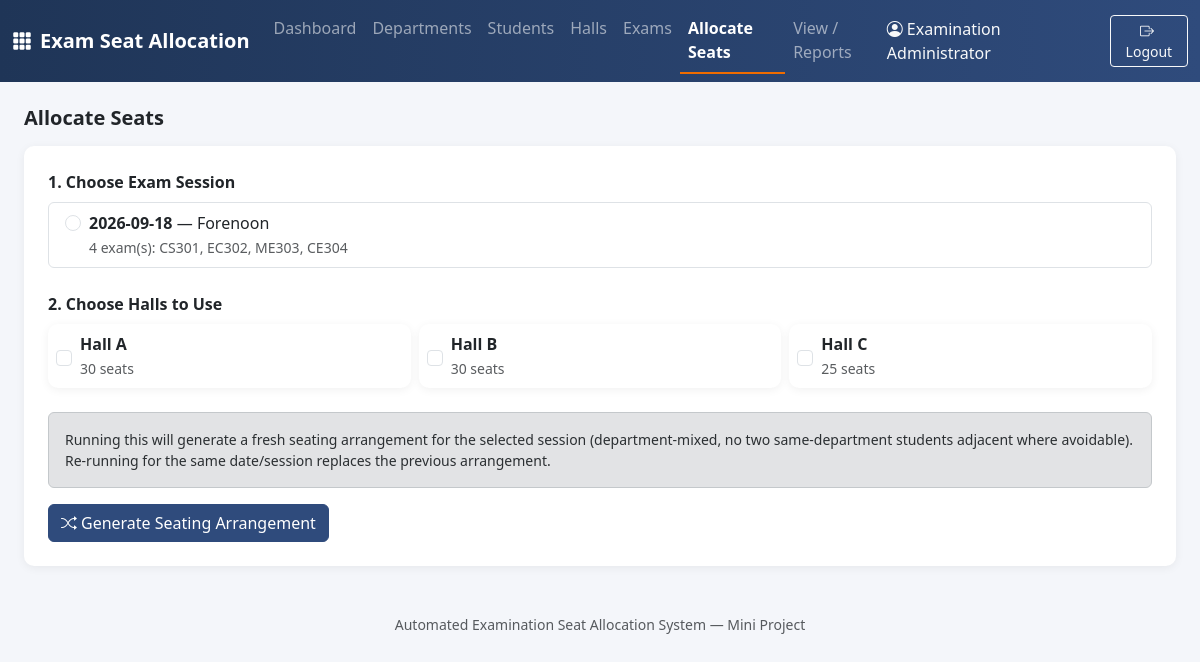
Screenshot of /allocate.php (signed in) with the database file from the repository.
### tables this page shows
CREATE TABLE IF NOT EXISTS halls (
    id INT AUTO_INCREMENT PRIMARY KEY,
    hall_name VARCHAR(50) NOT NULL UNIQUE,
    rows_count INT NOT NULL DEFAULT 6,
    cols_count INT NOT NULL DEFAULT 6,
    capacity INT GENERATED ALWAYS AS (rows_count * cols_count) STORED
);

### includes/functions.php (called while the page is built, shortened)
<?php
function h(?string $s): string {
    return htmlspecialchars($s ?? '', ENT_QUOTES, 'UTF-8');
}

### allocate.php (the view, shortened to what this page needs)
<?php
require_once __DIR__ . '/includes/db.php';
require_once __DIR__ . '/includes/functions.php';
$sessions = $pdo->query(
    "SELECT exam_date, session_slot, COUNT(*) as exam_count,
     GROUP_CONCAT(subject_code SEPARATOR ', ') as subjects
     FROM exams GROUP BY exam_date, session_slot ORDER BY exam_date, session_slot"
)->fetchAll();
$halls = $pdo->query('SELECT * FROM halls ORDER BY hall_name')->fetchAll();
$selectedDate = $_POST['exam_date'] ?? ($_GET['exam_date'] ?? '');
$selectedSlot = $_POST['session_slot'] ?? ($_GET['session_slot'] ?? '');
$selectedHallIds = $_POST['hall_ids'] ?? [];
require __DIR__ . '/includes/header.php';
?>
<h5 class="fw-bold mb-3">Allocate Seats</h5>
<?php if (!$sessions): ?>
  <div class="alert alert-warning">No exams scheduled yet. <a href="exams.php">Schedule an exam</a> first.</div>
<?php elseif (!$halls): ?>
  <div class="alert alert-warning">No halls added yet. <a href="halls.php">Add a hall</a> first.</div>
<?php else: ?>
<div class="card p-4">
  <form action="allocate.php" method="post">
    <label class="form-label fw-semibold">1. Choose Exam Session</label>
    <div class="list-group mb-4">
      <?php foreach ($sessions as $s): ?>
        <?php $checked = ($s['exam_date'] === $selectedDate && $s['session_slot'] === $selectedSlot); ?>
        <label class="list-group-item d-flex gap-2 align-items-start">
          <input class="form-check-input mt-1" type="radio" name="session_choice"
                 value="<?= h($s['exam_date']) ?>|<?= h($s['session_slot']) ?>"
                 onchange="document.getElementById('exam_date_input').value='<?= h($s['exam_date']) ?>'; document.getElementById('session_slot_input').value='<?= h($s['session_slot']) ?>';"
                 <?= $checked ? 'checked' : '' ?> required>
          <span>
            <strong><?= h($s['exam_date']) ?></strong> — <?= $s['session_slot']=='FN' ? 'Forenoon' : 'Afternoon' ?>
            <br><small class="text-muted"><?= (int)$s['exam_count'] ?> exam(s): <?= h($s['subjects']) ?></small>
          </span>
        </label>
      <?php endforeach; ?>
    </div>
    <label class="form-label fw-semibold">2. Choose Halls to Use</label>
    <div class="row g-2 mb-4">
      <?php foreach ($halls as $hl): ?>
        <div class="col-md-4">
          <label class="card p-2 d-flex flex-row align-items-center gap-2" style="cursor:pointer;">
            <input type="checkbox" class="form-check-input" name="hall_ids[]" value="<?= $hl['id'] ?>"
              <?= in_array($hl['id'], $selectedHallIds) ? 'checked' : '' ?>>
            <span><strong><?= h($hl['hall_name']) ?></strong><br><small class="text-muted"><?= (int)$hl['capacity'] ?> seats</small></span>
          </label>
        </div>
      <?php endforeach; ?>
    </div>
    <div class="alert alert-secondary small">
      Running this will generate a fresh seating arrangement for the selected session (department-mixed, no two same-department students adjacent where avoidable). Re-running for the same date/session replaces the previous arrangement.
    </div>
    <button type="submit" class="btn btn-primary"><i class="bi bi-shuffle me-1"></i>Generate Seating Arrangement</button>
  </form>
</div>
<?php endif; ?>
<?php require __DIR__ . '/includes/footer.php'; ?>

### assets/css/style.css (style rules this page uses)
:root { --primary: #2f4b7c; --primary-dark: #1f3557; --accent: #ef6c00; }
body { background: #f4f6fa; font-family: 'Segoe UI', Roboto, Arial, sans-serif; }
.card { border: none; border-radius: 10px; box-shadow: 0 2px 10px rgba(0,0,0,0.06); }
.btn-primary { background-color: var(--primary); border-color: var(--primary); }

### rows the page displays
halls: hall_name "Hall A", capacity "30"
halls: hall_name "Hall B", capacity "30"
halls: hall_name "Hall C", capacity "25"

### other values shown
current_staff_name() "Examination Administrator"
$s['exam_date'] "2026-09-18"
$s['exam_count'] "4"
$s['subjects'] "CS301, EC302, ME303, CE304"
